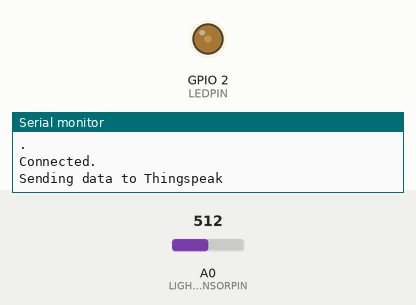
Simulated run of this sketch. Board: ESP8266 (NodeMCU). Parts: output pins drawn as LEDs (lit = HIGH), the last lines printed to the serial monitor. The inputs (shaded band) are chosen by the test bench; at power-on: A0 (LIGHTSENSORPIN) = 512. WiFi joins after 1.5 s; servers stay silent unless stated; random numbers use the default seed unless the sketch sets one.

Above: at 18.0 s.
18.1 s: A0 (LIGHTSENSORPIN) set to 716
At 21.7 s:
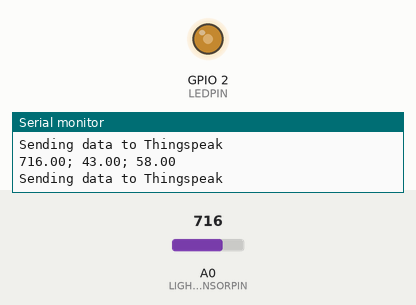
33.7 s: A0 (LIGHTSENSORPIN) set to 900
At 37.3 s:
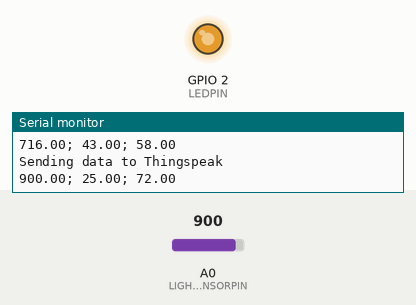
49.3 s: A0 (LIGHTSENSORPIN) set to 0
At 52.9 s:
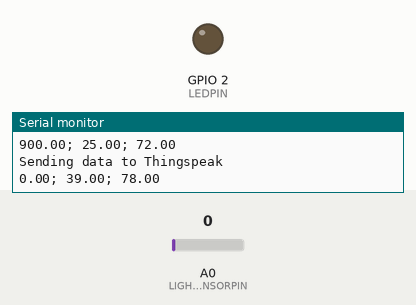
64.9 s: A0 (LIGHTSENSORPIN) set to 511
At 68.6 s:
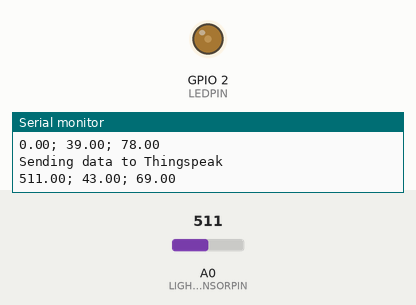
Timing chart, 0 to 70.1 s (numbered marks = the images above; inputs shaded):
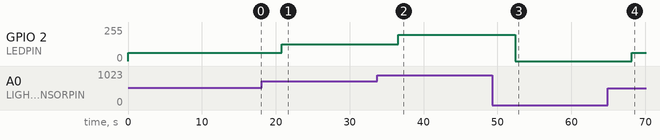

The sketch:

ThingSpeak_TEMT6000.ino
```cpp
//Store your credentials
#define SECRET_SSID "WIFI_NAME"    // replace MySSID with your WiFi network name
#define SECRET_PASS "WIFI_PASS" // replace MyPassword with your WiFi password

#define SECRET_CH_ID 000000      // replace 0000000 with your channel number
#define SECRET_WRITE_APIKEY "KEYHERE"   // replace XYZ with your channel write API Key
//=========

//Start Coding
#define LEDPIN LED_BUILTIN         //LED brightness (PWM) writing
#define LIGHTSENSORPIN A0 //Ambient light sensor reading
#include <ESP8266WiFi.h>
#include "ThingSpeak.h" // always include thingspeak header file after other header files and custom macros

char ssid[] = SECRET_SSID;   // your network SSID (name)
char pass[] = SECRET_PASS;   // your network password
int keyIndex = 0;            // your network key Index number (needed only for WEP)
WiFiClient  client;

unsigned long myChannelNumber = SECRET_CH_ID;
const char * myWriteAPIKey = SECRET_WRITE_APIKEY;

// Initialize our values
float reading; float temperature; float humidity;
String myStatus = "";

void setup() {
  pinMode(LEDPIN, OUTPUT);
  pinMode(LIGHTSENSORPIN,  INPUT);
  Serial.begin(115200);  // Initialize serial
  while (!Serial) {
    ; // wait for serial port to connect. Needed for Leonardo native USB port only
  }

  WiFi.mode(WIFI_STA);
  ThingSpeak.begin(client);  // Initialize ThingSpeak
}

void loop() {

  float reading = analogRead(LIGHTSENSORPIN);
  float square_ratio = reading / 1023.0;
  square_ratio = pow(square_ratio, 2.0);
  analogWrite(LEDPIN, 255.0 * square_ratio);

  temperature = random(20,45);
  humidity = random(40,80);

  Serial.print(reading);
  Serial.print("; ");
  Serial.print(temperature);
  Serial.print("; ");
  Serial.println(humidity);
  delay(500);

  // Connect or reconnect to WiFi
  if(WiFi.status() != WL_CONNECTED){
    Serial.print("Attempting to connect to SSID: ");
    Serial.println(SECRET_SSID);
    while(WiFi.status() != WL_CONNECTED){
      WiFi.begin(ssid, pass);  // Connect to WPA/WPA2 network. Change this line if using open or WEP network
      Serial.print(".");
      delay(5000);
    }
    Serial.println("\nConnected.");
  }

  // set the fields with the values
  ThingSpeak.setField(1, reading);
  ThingSpeak.setField(2, temperature);
  ThingSpeak.setField(3, humidity);

  // set the status
  ThingSpeak.setStatus(myStatus);
  ThingSpeak.writeFields(myChannelNumber, myWriteAPIKey);

  Serial.println("Sending data to Thingspeak");

  delay(15000); // Wait 20 seconds to update the channel again
}
```

Measured:
- after the input at 18.1 s, GPIO 2 (LEDPIN): 63/255 → 124/255 after 2.7 s
- after the input at 33.7 s, GPIO 2 (LEDPIN): 124/255 → 197/255 after 2.9 s
- after the input at 49.3 s, GPIO 2 (LEDPIN): 197/255 → 0/255 after 3.1 s
- after the input at 64.9 s, GPIO 2 (LEDPIN): 0/255 → 63/255 after 3.3 s
